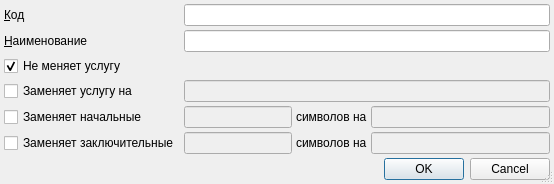
<?xml version="1.0" encoding="UTF-8"?>
<ui version="4.0">
 <class>ItemEditorDialog</class>
 <widget class="QDialog" name="ItemEditorDialog">
  <property name="geometry">
   <rect>
    <x>0</x>
    <y>0</y>
    <width>554</width>
    <height>176</height>
   </rect>
  </property>
  <property name="windowTitle">
   <string>ChangeMe!</string>
  </property>
  <property name="sizeGripEnabled">
   <bool>true</bool>
  </property>
  <layout class="QGridLayout">
   <property name="margin">
    <number>4</number>
   </property>
   <property name="spacing">
    <number>4</number>
   </property>
   <item row="5" column="3">
    <widget class="QLineEdit" name="edtModifyTailService">
     <property name="enabled">
      <bool>false</bool>
     </property>
    </widget>
   </item>
   <item row="8" column="0" colspan="4">
    <widget class="QDialogButtonBox" name="buttonBox">
     <property name="orientation">
      <enum>Qt::Horizontal</enum>
     </property>
     <property name="standardButtons">
      <set>QDialogButtonBox::Cancel|QDialogButtonBox::Ok</set>
     </property>
    </widget>
   </item>
   <item row="0" column="1" colspan="3">
    <widget class="QLineEdit" name="edtCode"/>
   </item>
   <item row="0" column="0">
    <widget class="QLabel" name="lblCode">
     <property name="text">
      <string>&amp;Код</string>
     </property>
     <property name="buddy">
      <cstring>edtCode</cstring>
     </property>
    </widget>
   </item>
   <item row="1" column="0">
    <widget class="QLabel" name="lblName">
     <property name="text">
      <string>&amp;Наименование</string>
     </property>
     <property name="buddy">
      <cstring>edtName</cstring>
     </property>
    </widget>
   </item>
   <item row="1" column="1" colspan="3">
    <widget class="QLineEdit" name="edtName"/>
   </item>
   <item row="7" column="0">
    <spacer>
     <property name="orientation">
      <enum>Qt::Vertical</enum>
     </property>
     <property name="sizeHint" stdset="0">
      <size>
       <width>20</width>
       <height>40</height>
      </size>
     </property>
    </spacer>
   </item>
   <item row="3" column="0">
    <widget class="QCheckBox" name="chkReplaceService">
     <property name="text">
      <string>Заменяет услугу на</string>
     </property>
    </widget>
   </item>
   <item row="4" column="0">
    <widget class="QCheckBox" name="chkModifyHeadService">
     <property name="text">
      <string>Заменяет начальные</string>
     </property>
    </widget>
   </item>
   <item row="2" column="0" colspan="4">
    <widget class="QCheckBox" name="chkNoModifyService">
     <property name="text">
      <string>Не меняет услугу</string>
     </property>
     <property name="checked">
      <bool>true</bool>
     </property>
    </widget>
   </item>
   <item row="4" column="1">
    <widget class="QLineEdit" name="edtModifyHeadService_N">
     <property name="enabled">
      <bool>false</bool>
     </property>
     <property name="sizePolicy">
      <sizepolicy hsizetype="Minimum" vsizetype="Fixed">
       <horstretch>0</horstretch>
       <verstretch>0</verstretch>
      </sizepolicy>
     </property>
     <property name="inputMask">
      <string>90; </string>
     </property>
    </widget>
   </item>
   <item row="4" column="3">
    <widget class="QLineEdit" name="edtModifyHeadService">
     <property name="enabled">
      <bool>false</bool>
     </property>
    </widget>
   </item>
   <item row="4" column="2">
    <widget class="QLabel" name="label">
     <property name="text">
      <string>символов на</string>
     </property>
    </widget>
   </item>
   <item row="5" column="0">
    <widget class="QCheckBox" name="chkModifyTailService">
     <property name="text">
      <string>Заменяет заключительные</string>
     </property>
    </widget>
   </item>
   <item row="5" column="1">
    <widget class="QLineEdit" name="edtModifyTailService_N">
     <property name="enabled">
      <bool>false</bool>
     </property>
     <property name="sizePolicy">
      <sizepolicy hsizetype="Minimum" vsizetype="Fixed">
       <horstretch>0</horstretch>
       <verstretch>0</verstretch>
      </sizepolicy>
     </property>
     <property name="inputMask">
      <string>90; </string>
     </property>
    </widget>
   </item>
   <item row="5" column="2">
    <widget class="QLabel" name="label_2">
     <property name="text">
      <string>символов на</string>
     </property>
    </widget>
   </item>
   <item row="3" column="1" colspan="3">
    <widget class="QLineEdit" name="edtReplaceService">
     <property name="enabled">
      <bool>false</bool>
     </property>
    </widget>
   </item>
  </layout>
 </widget>
 <tabstops>
  <tabstop>edtCode</tabstop>
  <tabstop>edtName</tabstop>
  <tabstop>buttonBox</tabstop>
 </tabstops>
 <resources/>
 <connections>
  <connection>
   <sender>buttonBox</sender>
   <signal>accepted()</signal>
   <receiver>ItemEditorDialog</receiver>
   <slot>accept()</slot>
   <hints>
    <hint type="sourcelabel">
     <x>167</x>
     <y>205</y>
    </hint>
    <hint type="destinationlabel">
     <x>117</x>
     <y>106</y>
    </hint>
   </hints>
  </connection>
  <connection>
   <sender>buttonBox</sender>
   <signal>rejected()</signal>
   <receiver>ItemEditorDialog</receiver>
   <slot>reject()</slot>
   <hints>
    <hint type="sourcelabel">
     <x>247</x>
     <y>205</y>
    </hint>
    <hint type="destinationlabel">
     <x>247</x>
     <y>107</y>
    </hint>
   </hints>
  </connection>
 </connections>
</ui>
